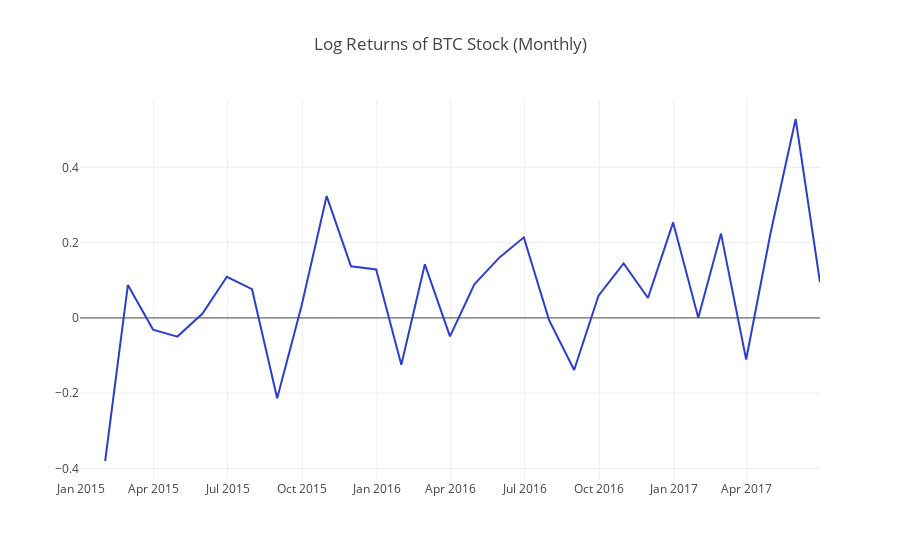

The code cell stored with this chart in its notebook:
### Markdown cell above
### View Data
Using the same data returned from `resample_prices`, we'll generate the log returns.

### Code cell
monthly_close_returns = compute_log_returns(monthly_close)
project_helper.plot_returns(
    monthly_close_returns.loc[:, btc_ticker],
    'Log Returns of {} Stock (Monthly)'.format(btc_ticker))

### Figure 1 — Plotly figure (JSON) as saved in the notebook; plotly's stock layout.template omitted (floating-point values rounded to 4 significant figures)
{"data": [{"line": {"color": "#2D3ECF"}, "mode": "line", "name": "Returns", "type": "scatter", "x": ["2014-12-31", "2015-01-31", "2015-02-28", "2015-03-31", "2015-04-30", "2015-05-31", "2015-06-30", "2015-07-31", "2015-08-31", "2015-09-30", "2015-10-31", "2015-11-30", "2015-12-31", "2016-01-31", "2016-02-29", "2016-03-31", "2016-04-30", "2016-05-31", "2016-06-30", "2016-07-31", "2016-08-31", "2016-09-30", "2016-10-31", "2016-11-30", "2016-12-31", "2017-01-31", "2017-02-28", "2017-03-31", "2017-04-30", "2017-05-31", "2017-06-30"], "y": [null, -0.3803, 0.08722, -0.03105, -0.04964, 0.01151, 0.1092, 0.07644, -0.2137, 0.03152, 0.3239, 0.1373, 0.1288, -0.1242, 0.1425, -0.04913, 0.08911, 0.1609, 0.2142, -0.005264, -0.1385, 0.0592, 0.1451, 0.05298, 0.2538, 0.0004521, 0.2241, -0.1104, 0.2252, 0.5287, 0.09473]}], "layout": {"title": "Log Returns of BTC Stock (Monthly)"}}
